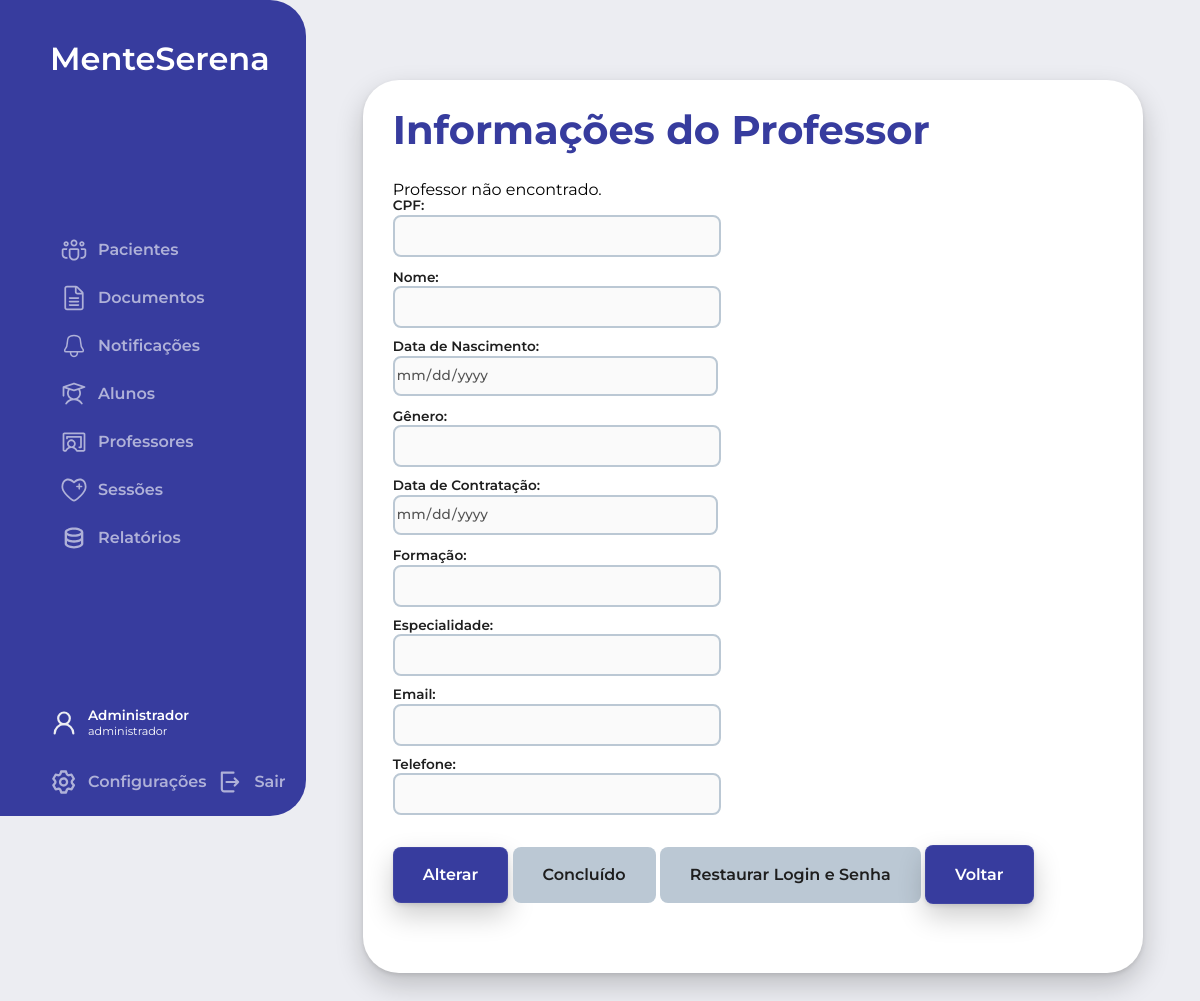
Page /php/acessarProfessores.php?id=3 (signed in) on the earlier database version.
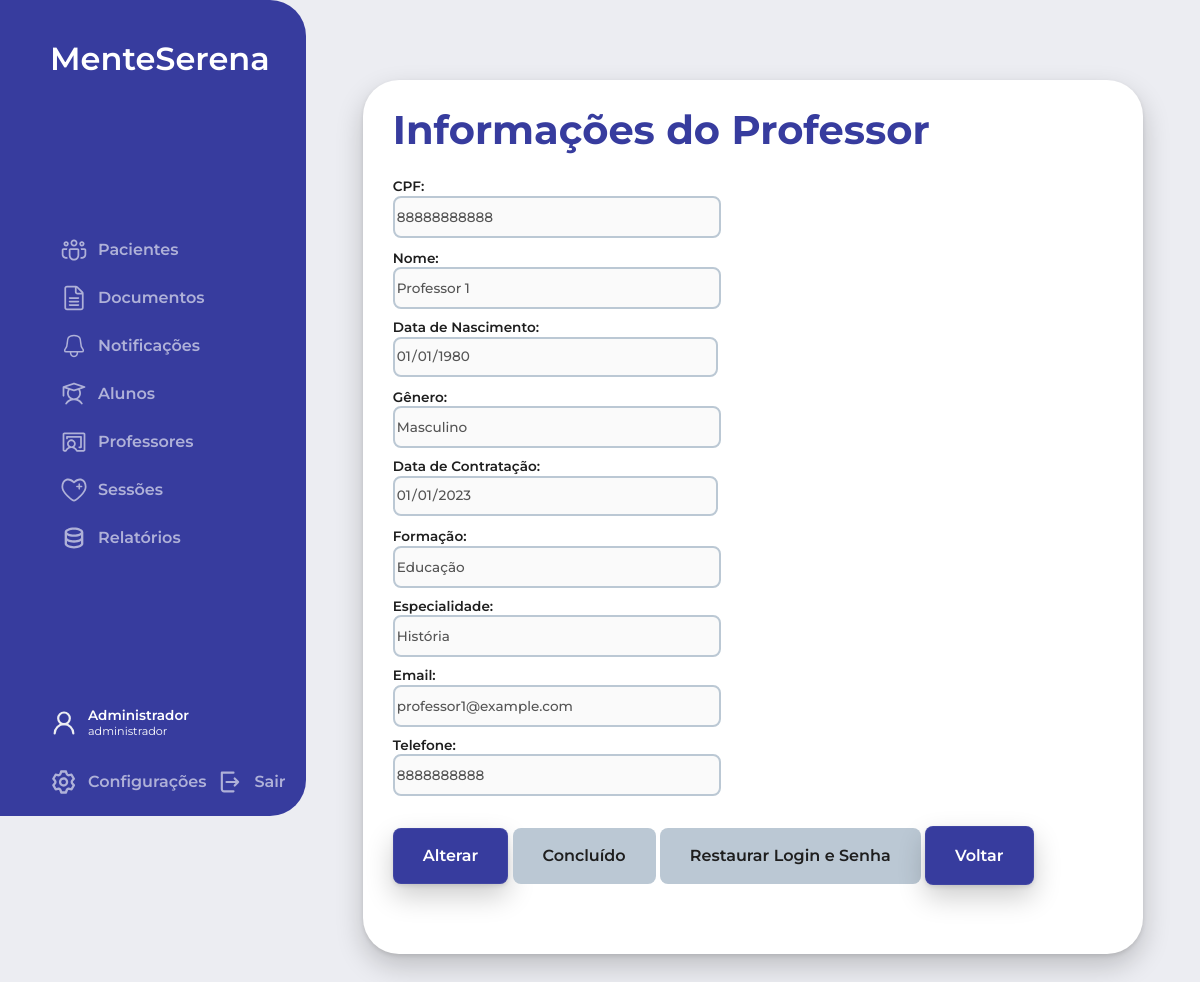
Same page on the later database version.
### tables this page shows
CREATE TABLE Usuarios (
    id_usuario INT AUTO_INCREMENT PRIMARY KEY,
    cpf VARCHAR(11) NOT NULL,
    nome VARCHAR(50) NOT NULL,
    data_nascimento DATE NOT NULL,
    genero ENUM('Masculino', 'Feminino', 'Outro') NOT NULL,
    data_contratacao DATE NOT NULL,
    formacao VARCHAR(50) NOT NULL,
    tipo_usuario ENUM('aluno', 'professor', 'administrador') NOT NULL,
    especialidade VARCHAR(20),
    email VARCHAR(50) NOT NULL,
    telefone VARCHAR(11) NOT NULL,
    login VARCHAR(20) NOT NULL,
    senha VARCHAR(255) NOT NULL,
    ativo BOOLEAN NOT NULL
);

### php/acessarProfessores.php (the view, shortened to what this page needs)
<?php
include('../config.php');
$idProfessor = isset($_GET['id']) ? $_GET['id'] : '';
$erro_acesso = '';
$sucesso_acesso = '';
$queryProfessor = "SELECT * FROM Usuarios WHERE id_usuario = ? AND tipo_usuario = 'professor'";
$stmtProfessor = mysqli_prepare($conn, $queryProfessor);
mysqli_stmt_bind_param($stmtProfessor, "i", $idProfessor);
mysqli_stmt_execute($stmtProfessor);
$resultProfessor = mysqli_stmt_get_result($stmtProfessor);
$professor = mysqli_fetch_assoc($resultProfessor);
if (!$professor) {
    $erro_acesso = "Professor não encontrado.";
}
?>
<!DOCTYPE html>
<html lang="pt-br">
<head>
  <link rel="stylesheet" href="../estilo.css">
  <link rel="stylesheet" href="../css/sidebar.css">
  <link rel="stylesheet" href="../css/mainContent.css">
</head>
<body>
  <div class="body_section">
    <?php include('sidebar.php'); ?>
    <main>
      <div class="main_title"><h2>Informações do Professor</h2></div>
      <div class="content">
        <?php if (!empty($erro_acesso)): ?>
          <div class="error"><?php echo $erro_acesso; ?></div>
        <?php elseif (!empty($sucesso_acesso)): ?>
          <div class="success"><?php echo $sucesso_acesso; ?></div>
        <?php endif; ?>
        <form class="main_form" action="acessarProfessores.php?id=<?php echo $idProfessor; ?>" method="post">
          <div class="form_group">
            <div class="form_input">
              <label for="cpf">CPF:</label>
              <input type="text" name="cpf" id="cpf" value="<?php echo $professor['cpf']; ?>" disabled>
            </div>
            <div class="form_input">
              <label for="nome">Nome:</label>
              <input type="text" name="nome" id="nome" value="<?php echo $professor['nome']; ?>" disabled>
            </div>
            <div class="form_input">
              <label for="data_nascimento">Data de Nascimento:</label>
              <input type="date" name="data_nascimento" id="data_nascimento" value="<?php echo $professor['data_nascimento']; ?>" disabled>
            </div>
            <div class="form_input">
              <label for="genero">Gênero:</label>
              <input type="text" name="genero" id="genero" value="<?php echo $professor['genero']; ?>" disabled>
            </div>
            <div class="form_input">
              <label for="data_contratacao">Data de Contratação:</label>
              <input type="date" name="data_contratacao" id="data_contratacao" value="<?php echo $professor['data_contratacao']; ?>" disabled>
            </div>
            <div class="form_input">
              <label for="formacao">Formação:</label>
              <input type="text" name="formacao" id="formacao" value="<?php echo $professor['formacao']; ?>" disabled>
            </div>
            <div class="form_input">
              <label for="especialidade">Especialidade:</label>
              <input type="text" name="especialidade" id="especialidade" value="<?php echo $professor['especialidade']; ?>" disabled>
            </div>
            <div class="form_input">
              <label for="email">Email:</label>
              <input type="email" name="email" id="email" value="<?php echo $professor['email']; ?>" disabled>
            </div>
            <div class="form_input">
              <label for="telefone">Telefone:</label>
              <input type="text" name="telefone" id="telefone" value="<?php echo $professor['telefone']; ?>" disabled>
            </div>
          </div>
          <div class="form_group full_width">
            <button type="button" id="alterarBtn" class="botao_azul text_button">Alterar</button>
            <button type="submit" id="concluidoBtn" class="botao_azul text_button" name="botao" value="Concluído" disabled>Concluído</button>
            <button type="submit" id="restaurarLoginBtn" class="botao_azul text_button" name="botao" value="Restaurar Login e Senha" disabled>Restaurar Login e Senha</button>
            <a href="mainContent.php?tipo=professores" class="botao_azul text_button">Voltar</a>
          </div>
        </form>
      </div>
    </main>
  </div>
</body>
</html>

### php/sidebar.php (shortened to what this page needs)
<?php
if (isset($_SESSION['id_usuario'])) {
  $nivelAcesso = $_SESSION['UsuarioNivel'];
  $paginaAtual = basename($_SERVER['PHP_SELF']);
  $tipo = isset($_GET['tipo']) ? $_GET['tipo'] : 'pacientes';
  function gerarItemSidebar($paginaAtual, $tipo, $tipoPagina, $url, $imgSrc, $texto) {
    $activeClass = ($paginaAtual == 'mainContent.php' && $tipo == $tipoPagina) ? 'active' : '';
    return '
      <li class="' . $activeClass . '">
        <a href="' . $url . '">
          <img src="' . $imgSrc . '" alt="' . $texto . '">
          <span>' . $texto . '</span>
        </a>
      </li>';
  }
  $sidebar = '
    <div class="sidebar">
      <div class="logo"><h3>MenteSerena</h3></div>
      <ul>';
  if ($nivelAcesso == ADMINISTRADOR) {
    $sidebar .= gerarItemSidebar($paginaAtual, $tipo, 'pacientes', '/MenteSerena-master/php/mainContent.php?tipo=pacientes', '../images/pacientes.svg', 'Pacientes');
    $sidebar .= gerarItemSidebar($paginaAtual, $tipo, 'documentos', '/MenteSerena-master/php/mainContent.php?tipo=documentos', '../images/documentos.svg', 'Documentos');
    $sidebar .= gerarItemSidebar($paginaAtual, $tipo, 'notificacoes', '/MenteSerena-master/php/mainContent.php?tipo=notificacoes', '../images/notificacoes.svg', 'Notificações');
    $sidebar .= gerarItemSidebar($paginaAtual, $tipo, 'alunos', '/MenteSerena-master/php/mainContent.php?tipo=alunos', '../images/alunos.svg', 'Alunos');
    $sidebar .= gerarItemSidebar($paginaAtual, $tipo, 'professores', '/MenteSerena-master/php/mainContent.php?tipo=professores', '../images/professores.svg', 'Professores');
    $sidebar .= gerarItemSidebar($paginaAtual, $tipo, 'sessoes', '/MenteSerena-master/php/mainContent.php?tipo=sessoes', '../images/sessoes.svg', 'Sessões');
    $sidebar .= gerarItemSidebar($paginaAtual, $tipo, 'relatorios', '/MenteSerena-master/php/relatorio.php', '../images/relatorios.svg', 'Relatórios');
  } else if ($nivelAcesso == PROFESSOR) {
    $sidebar .= gerarItemSidebar($paginaAtual, $tipo, 'pacientes', '/MenteSerena-master/php/mainContent.php?tipo=pacientes', '../images/pacientes.svg', 'Pacientes');
    $sidebar .= gerarItemSidebar($paginaAtual, $tipo, 'documentos', '/MenteSerena-master/php/mainContent.php?tipo=documentos', '../images/documentos.svg', 'Documentos');
    $sidebar .= gerarItemSidebar($paginaAtual, $tipo, 'notificacoes', '/MenteSerena-master/php/mainContent.php?tipo=notificacoes', '../images/notificacoes.svg', 'Notificações');
    $sidebar .= gerarItemSidebar($paginaAtual, $tipo, 'alunos', '/MenteSerena-master/php/mainContent.php?tipo=alunos', '../images/alunos.svg', 'Alunos');
    $sidebar .= gerarItemSidebar($paginaAtual, $tipo, 'sessoes', '/MenteSerena-master/php/mainContent.php?tipo=sessoes', '../images/sessoes.svg', 'Sessões');
    $sidebar .= gerarItemSidebar($paginaAtual, $tipo, 'relatorios', '/MenteSerena-master/php/relatorio.php', '../images/relatorios.svg', 'Relatórios');
  } else if ($nivelAcesso == ALUNO) {
    $sidebar .= gerarItemSidebar($paginaAtual, $tipo, 'pacientes', '/MenteSerena-master/php/mainContent.php?tipo=pacientes', '../images/pacientes.svg', 'Pacientes');
    $sidebar .= gerarItemSidebar($paginaAtual, $tipo, 'documentos', '/MenteSerena-master/php/mainContent.php?tipo=documentos', '../images/documentos.svg', 'Documentos');
    $sidebar .= gerarItemSidebar($paginaAtual, $tipo, 'notificacoes', '/MenteSerena-master/php/mainContent.php?tipo=notificacoes', '../images/notificacoes.svg', 'Notificações');
    $sidebar .= gerarItemSidebar($paginaAtual, $tipo, 'sessoes', '/MenteSerena-master/php/mainContent.php?tipo=sessoes', '../images/sessoes.svg', 'Sessões');
  }
  $sidebar .= '
      </ul>
      <div class="menu">
        <div class="user">
          <img src="../images/user.svg" alt="Usuário">
          <div class="user_name">
            <span class="placeholder">' . $_SESSION['nome_usuario'] . '</span>
            <span class="caption">' . $_SESSION['UsuarioNivel'] . '</span>
          </div>
        </div>
        <div class="configuracoes">
          <a href="acessarUsuario.php?id=' . $_SESSION['id_usuario'] . '">
            <img src="../images/setting.svg" alt="Configurações">
            <span>Configurações</span>
          </a>
          <a href="logout.php">
            <img src="../images/exit.svg" alt="Sair">
            <span>Sair</span>
          </a>
        </div>
      </div>
    </div>';
  echo $sidebar;
} else {
  header('Location: /MenteSerena-master/index.php');
  exit();
}
?>

### estilo.css (style rules this page uses)
:root { --primary-color: #373C9E; --darker-primary-color: #2E3385; --off-white: #ECEDF2; --white: #ffffff; --black: #1e1e1e; --light-gray: #BBC8D4; --shadow: rgba(0, 0, 0, 0.2) 0px 12px 28px 0px, rgba(0, 0, 0, 0.1) 0px 2px 4px 0px, rgba(255, 255, 255, 0.05) 0px 0px 0px 1px inset; }
body { font-family: 'Montserrat', Arial, Helvetica, sans-serif; background-color: var(--off-white); font-size: 16px; margin: 0; padding: 0; }
h1, h2, h3, h4, h5, h6, p, span, .text_button, .placeholder, .small, .caption { margin: 0; }
h2 { color: var(--black); font-size: 2.5rem; font-weight: 700; line-height: 100%; }
h3 { color: var(--black); font-size: 2rem; font-weight: 600; line-height: 120%; }
span { font-size: 1rem; font-weight: 600; line-height: 100%; }
button { font-family: 'Montserrat', Arial, Helvetica, sans-serif; }
.text_button { color: var(--black); font-size: 1rem; font-weight: 600; line-height: 100%; }
.placeholder { color: var(--black); font-size: 0.85rem; font-weight: 600; line-height: 100%; }
.caption { color: var(--black); font-size: 0.7rem; font-weight: 400; line-height: 120%; }
ul { list-style: none; }
select, input, textarea { font-family: 'Montserrat', Arial, Helvetica, sans-serif; font-size: 0.85rem; font-weight: 500; line-height: 100%; }
.botao_azul { background-color: var(--primary-color); color: var(--white); padding: 20px 30px; text-decoration: none; border-radius: 8px; box-shadow: var(--shadow); transition: all 0.3s ease; cursor: pointer; border: none; }
.botao_azul:disabled { background-color: var(--light-gray); color: var(--black); cursor: not-allowed; box-shadow: none; }
.main_form { display: flex; flex-wrap: wrap; justify-content: space-between; }
.main_form select, .main_form input, .main_form textarea { font-family: 'Montserrat', Arial, Helvetica, sans-serif; max-width: 320px; width: 100%; height: 36px; border-radius: 8px; border: 2px solid var(--light-gray); }
.main_form label { font-size: 0.85rem; font-weight: 600; line-height: 100%; color: #1e1e1e; }
.main_form .form_input { display: flex; flex-direction: column; gap: 2px; margin-bottom: 12px; }
.main_form .form_group { width: 48%; margin-bottom: 20px; }
.main_form .form_group.full_width { width: 100%; }

### css/sidebar.css (style rules this page uses)
span { font-size: 1rem; font-weight: 600; line-height: 100%; }
.placeholder { color: var(--white); font-size: 0.85rem; font-weight: 600; line-height: 100%; }
.caption { color: var(--white); font-size: 0.7rem; font-weight: 400; line-height: 120%; }
.sidebar { max-height: 100vh; height: 97vh; max-width: 295px; background-color: var(--primary-color); color: var(--white); padding: 20px; display: flex; flex-direction: column; justify-content: space-between; border-radius: 0 36px 36px 0; }
.sidebar .logo h3 { color: var(--white); margin: 20px auto auto 30px; }
.sidebar ul { list-style: none; padding: 0; margin: auto auto auto 30px; }
.sidebar a { text-decoration: none; color: var(--white); opacity: 0.6; display: flex; align-items: center; padding: 10px; transition: all 0.3s ease; }
.sidebar img { margin-right: 10px; width: 28px; height: 28px; }
.menu { display: flex; flex-direction: column; margin-left: 30px; background-color: var(--primary-color); align-items: flex-start; }
.menu .placeholder { margin-bottom: 2px; }
.menu .caption { margin: 0; }
.user { display: flex; align-items: center; margin-bottom: 30px; }
.user .user_name { display: flex; flex-direction: column; }
.configuracoes { display: flex; gap: 10px; }
.configuracoes a { padding: 0; }

### css/mainContent.css (style rules this page uses)
.body_section { display: flex; flex-direction: row; flex-wrap: wrap; }
.body_section main { width: 100%; max-width: 60vw; height: auto; padding: 30px; padding-bottom: 50px; margin: 80px auto 80px; background-color: var(--white); border-radius: 36px; box-shadow: var(--shadow); display: flex; flex-direction: column; }
.body_section main .main_title h2 { color: var(--primary-color); margin: 0 0 30px; }

Differences in the rows shown:
now on this page (row edited): usuarios: cpf "88888888888", nome "Professor 1", data_nascimento "01/01/1980", genero "Masculino", data_contratacao "01/01/2023", formacao "Educação", especialidade "História", email "professor1@example.com", telefone "8888888888"
Other differences:
$erro_acesso: "Professor não encontrado." → (not shown)
